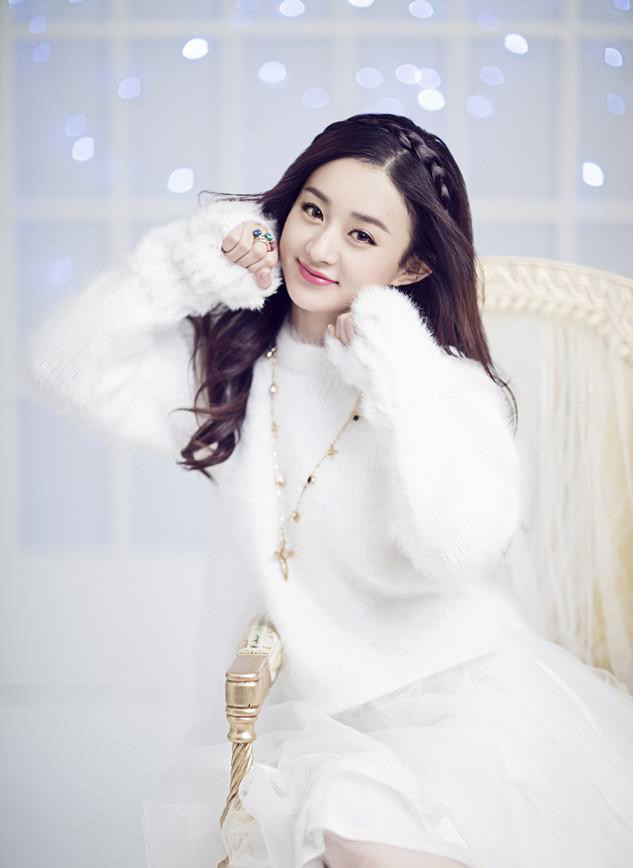
#> input picture opencv-tutorial/image/zly.jpg, 633 x 868 px, found by its file name
$ python 'tutorial_5_泛洪填充.py'
#> lines starting #> are read from the running program, lines starting #| are printed output that depends on the picture; after the words box and inside, x2 and y2 are one past the last pixel; in counts of white or black regions, pixels touching at a corner belong together
#> further down, src is the input picture: shape (868, 633, 3); mean B, G, R 213.4, 208.3, 209.3
# -*- coding: utf-8 -*-
import cv2 as cv
import numpy as np


'''
漫水填充：就是将与种子点相连接的区域换成特定的颜色，通过设置连通方式或像素的范围可以控制填充的效果。
通常是用来标记或分离图像的一部分对其进行处理或分析，或者通过掩码来加速处理过程。可以只处理掩码指定的部分或者对掩码上的区域进行屏蔽不处理。
主要作用就是：选出与种子点连通的且颜色相近的点，对像素点的值进行处理。如果遇到掩码，根据掩码进行处理。
工作流程：
选定种子点（x,y）
检查种子点的颜色，如果该点颜色与周围连接点的颜色不相同，则将周围点颜色设置为该点颜色，如果相同则不做处理。但是周围点不一定都会变成和种子点的颜色相同，
如果周围连接点在给定的范围内(lodiff - updiff)内或在种子点的象素范围内才会改变颜色。
检测其他连接点，进行2步骤的处理，直到没有连接点，即到达检测区域边界停止。

Iimage:输入图像，可以是一通道或者是三通道。
mask:   该版本特有的掩膜。 单通道，8位，在长宽上都比原图像image多2个像素点。另外，当flag为FLOORFILL_MAK_ONLY时，只会填充mask中数值为0的区域。
seedPoint:  漫水填充的种子点，即起始点。
newVal: 被填充的像素点新的像素值
loDiff： 表示当前的观察点像素值与其相邻区域像素值或待加入该区域的像素之间的亮度或颜色之间负差的最大值。
upDiff: 表示当前的观察点像素值与其相邻区域像素值或待加入该区域的像素之间的亮度或颜色之间负差的最小值。
flag：   当为CV_FLOODFILL_FIXED_RANGE 时，待处理的像素点与种子点作比较，在范围之内，则填充此像素 。（改变图像）
CV_FLOODFILL_MASK_ONLY 此位设置填充的对像， 若设置此位，则mask不能为空，此时，函数不填充原始图像img，而是填充掩码图像.
---------------------
原文：https://blog.csdn.net/weixin_42508025/article/details/84029054
'''


def fill_color_demo(image):     # cv.FLOODFILL_FIXED_RANGE泛洪填充
    copyimg = image.copy()
    h, w = image.shape[:2]
    mask = np.zeros([h+2, w+2], np.uint8)
    cv.floodFill(copyimg, mask, (30, 30), (0, 255, 255), (100, 100, 100), (50, 50, 50), cv.FLOODFILL_FIXED_RANGE)
    cv.imshow("fill_color_demo", copyimg)


def fill_binary_demo(image):   # cv.FLOODFILL_MASK_ONLY图像泛洪填充,在python2.x环境下跑不通,可能用法有区别
    image = np.zeros([400, 400, 3], np.uint8)
    image[100:300, 100:3000, :] = 255
    cv.imshow("fill_binary_demo", image)
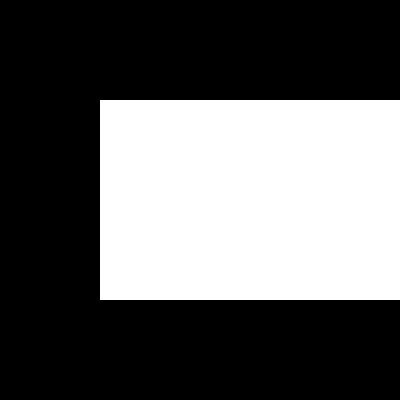
#> window 'fill_binary_demo': shape (400, 400, 3); 37.5% white; 1 white region, box (x1, y1, x2, y2) and area: (100, 100, 400, 300) 60000

    mask = np.ones([402, 402, 1], np.uint8)
    mask[101:301, 101:301] = 0
    cv.floodFill(image, mask, (200, 200), (0, 0, 255), cv.FLOODFILL_MASK_ONLY)
    cv.imshow("filled binary", image)
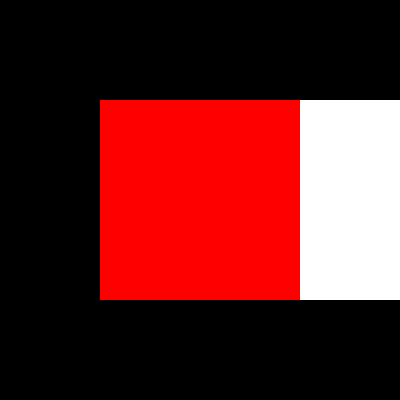
#> window 'filled binary': shape (400, 400, 3); mean B, G, R 31.9, 31.9, 95.6


print("***************Hello python***************")
src=cv.imread("C:/Users/lcx/Pictures/testimage/zly.jpg")
cv.namedWindow("input image", cv.WINDOW_AUTOSIZE)
cv.imshow("input image", src)
fill_binary_demo(src)


face = src[100:350, 250:450]
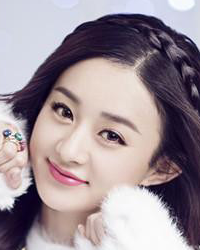
#> face: shape (250, 200, 3); mean B, G, R 150.4, 143.2, 156.6
gray = cv.cvtColor(face, cv.COLOR_BGR2GRAY)          # 该函数返回的gray是单通道的
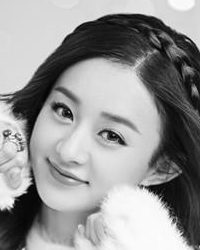
#> gray: shape (250, 200); min 2, max 255, mean 148
backface = cv.cvtColor(gray, cv.COLOR_GRAY2BGR)      # backface是被赋值的3通道的，这个函数的作用是为了下面的赋值操作，图片还是灰度的图片

src[100:350, 250:450] = backface                     # 同类型的可以进行赋值
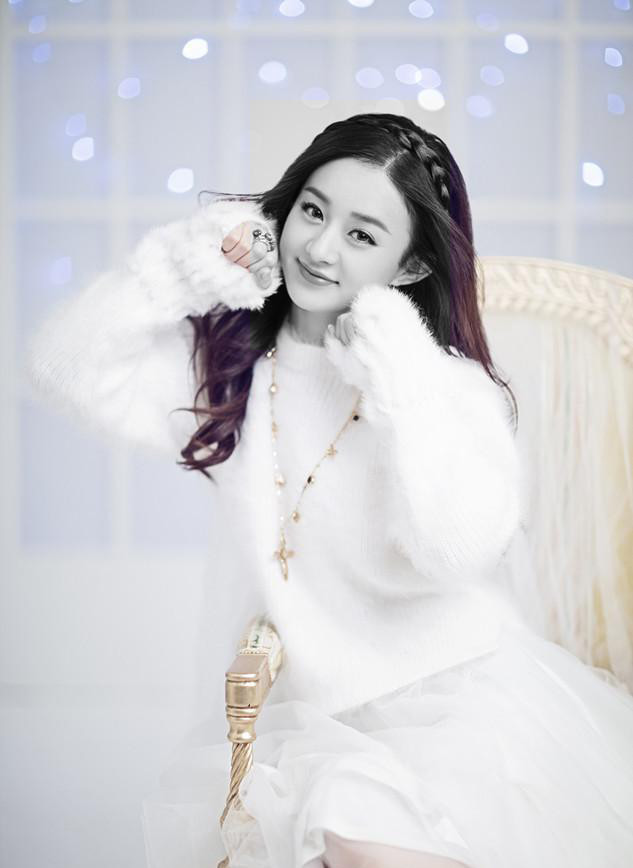
#> src: shape (868, 633, 3); 8.66% of pixels changed, all inside (x1, y1, x2, y2) = (250, 100, 450, 350)

cv.imshow("face", face)
cv.imshow("backface", backface)
cv.imshow("facechangeim", src)

fill_color_demo(src)
#> in fill_color_demo, `cv.floodFill(copyimg, mask, (30, 30), (0, 255, 255), (100, 100, 100), ..`:
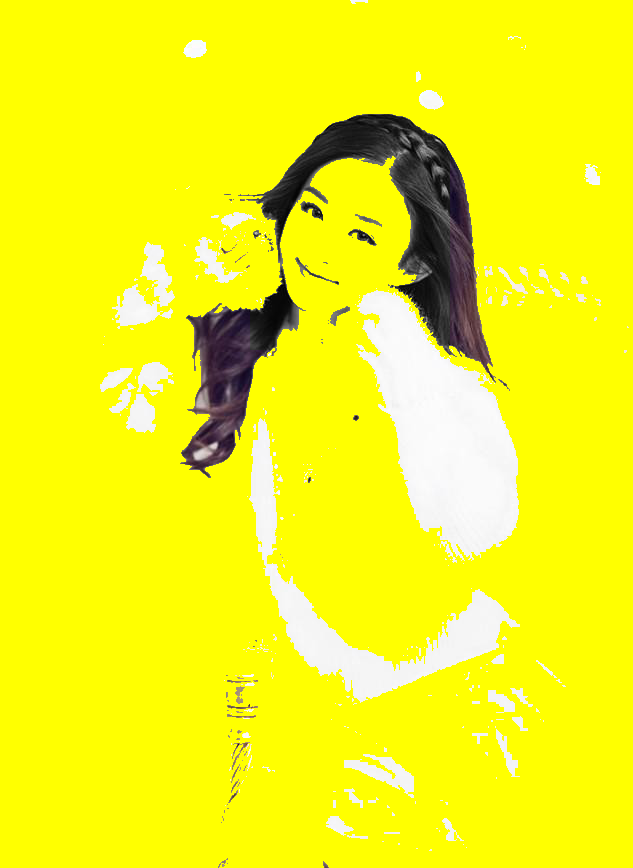
#> copyimg: shape (868, 633, 3); mean B, G, R 24.9, 242.4, 242.9


cv.waitKey(0)
cv.destroyAllWindows()
